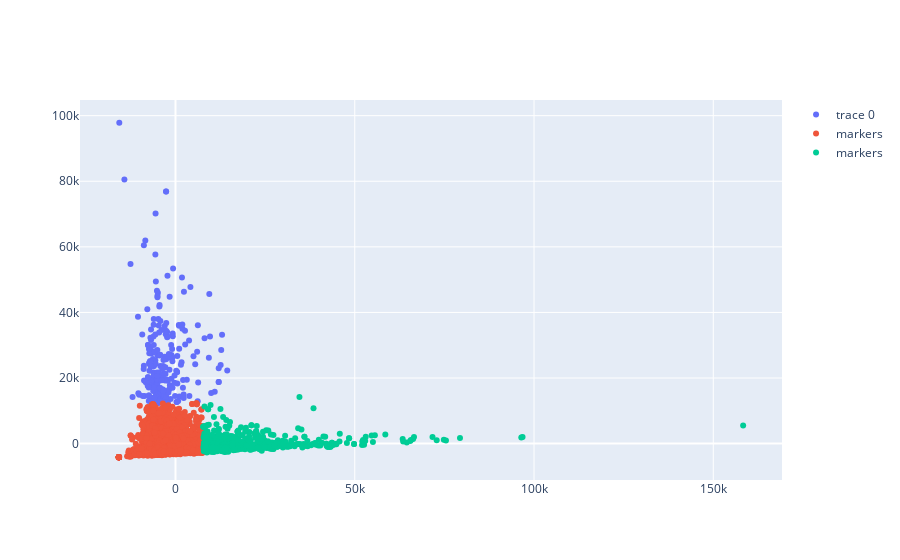

The code cell stored with this chart in its notebook:
### Code cell
fig = go.Figure(data=go.Scatter(x=new_x3, y=new_y3, mode='markers'))
fig.add_trace(go.Scatter(x=new_x1, y=new_y1,
                    mode='markers',
                    name='markers'))
fig.add_trace(go.Scatter(x=new_x2, y=new_y2,
                    mode='markers',
                    name='markers'))
fig.show()

### Figure 1 — Plotly figure (JSON) as saved in the notebook; plotly's stock layout.template omitted (floating-point values rounded to 4 significant figures; data arrays with more than 128 entries replaced by an {"elided": "..."} marker saying what was removed)
{"data": [{"mode": "markers", "type": "scatter", "x": {"elided": "232 float values"}, "y": {"elided": "232 float values"}}, {"mode": "markers", "name": "markers", "type": "scatter", "x": {"elided": "6061 float values"}, "y": {"elided": "6061 float values"}}, {"mode": "markers", "name": "markers", "type": "scatter", "x": {"elided": "786 float values"}, "y": {"elided": "786 float values"}}], "layout": {}}
